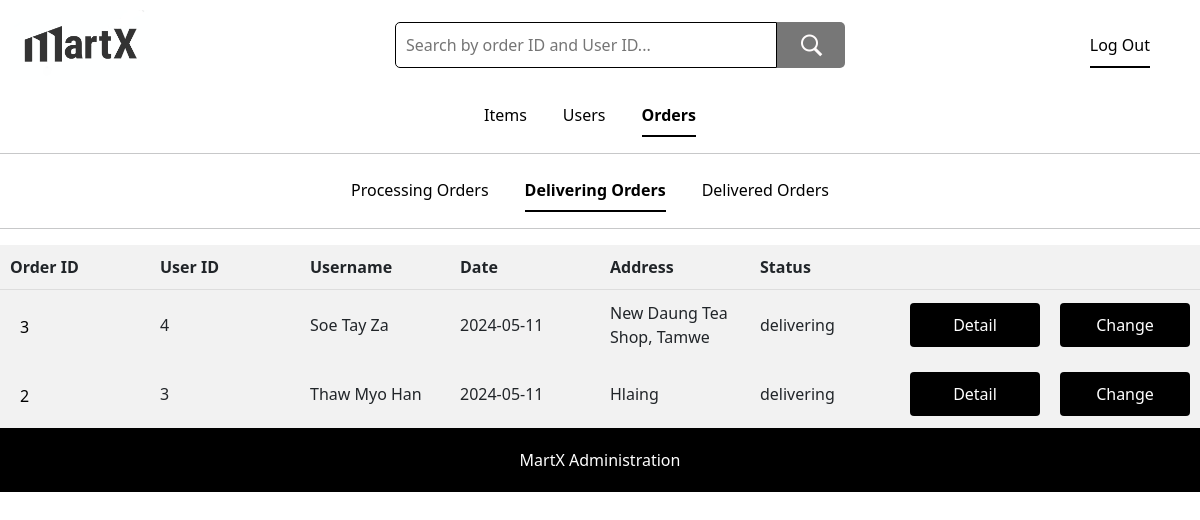
/Admin-Orders/Delivering.php (signed in), run on the app's committed database.
### tables this page shows
CREATE TABLE `orders` (
  `orderID` int(11) NOT NULL,
  `UserID` int(11) NOT NULL,
  `orderStatus` varchar(30) NOT NULL DEFAULT 'processing',
  `orderDate` date NOT NULL,
  `deliverAddress` varchar(255) NOT NULL
);

CREATE TABLE `user` (
  `UserID` int(11) NOT NULL,
  `Username` varchar(50) NOT NULL,
  `Phone` varchar(15) NOT NULL,
  `Email` varchar(255) NOT NULL,
  `Address` varchar(255) NOT NULL,
  `DOB` date NOT NULL,
  `Password` varchar(255) NOT NULL,
  `blockStatus` int(1) NOT NULL DEFAULT 0
);

### Admin-Orders/Delivering.php (the view, shortened to what this page needs)
<!DOCTYPE html>
<html lang="en">
<head>
    <link href="https://cdn.jsdelivr.net/npm/bootstrap@5.3.3/dist/css/bootstrap.min.css" rel="stylesheet">
    <link href="AdminOrder.css" rel="stylesheet">
</head>
<body>
    <div class="top">
        <img src="../Image/pic.png" alt="MartX" height="70px" width="140px">
        <div>
            <form class="search-form" action="Search.php">
                <input type="text" id="search" name="search" placeholder="Search by order ID and User ID...">
                <button type="submit"><img src="../Image/search.png" height="25px" width="25px"></button>
            </form>
        </div>
        <div class="login">
            <a href = "../Main/destroy_session.php">Log Out</a>
        </div>
    </div>
    <ul class="nav nav-underline">
        <li class="nav-item">
            <a class="nav-link" href="../Admin-Items/ViewItemsHomeAppliances.php">Items</a>
        </li>
        <li class="nav-item">
            <a class="nav-link" href="../Admin-Users/ViewRegisteredUsers.php">Users</a>
        </li>
        <li class="nav-item">
            <a class="nav-link active" href="#">Orders</a>
        </li>
    </ul>
    <hr>
    <ul class="nav nav-underline">
        <li class="nav-item">
            <a class="nav-link" href="Processing.php">Processing Orders</a>
        </li>
        <li class="nav-item">
            <a class="nav-link active" href="#">Delivering Orders</a>
        </li>
        <li class="nav-item">
            <a class="nav-link" href="Delivered.php">Delivered Orders</a>
        </li>
    </ul>
    <hr>
    <?php
    $host = "localhost";
    $user = "root";
    $passwd = "";
    $database = "martx";
    $orderdb = "orders";
    $userdb = "user";
    $con = mysqli_connect($host,$user,$passwd,$database) or die("Could not connect to database");
    $orderQUERY = "select * from $orderdb where orderStatus = 'delivering' ORDER BY orderID DESC";
    $orderRESULT = mysqli_query($con, $orderQUERY);
    if($orderRESULT){
        $row_count = mysqli_num_rows($orderRESULT);
        if ($row_count > 0) {
            echo "<table border=0>";
            echo "<th>Order ID<th>User ID<th>Username<th>Date<th>Address<th>Status<th><th>";
            while($orderROW = mysqli_fetch_array($orderRESULT, MYSQLI_ASSOC)){
                $OrderID = $orderROW['orderID'];
                $UserID = $orderROW['UserID'];
                $orderSTATUS = $orderROW['orderStatus'];
                $orderDATE = $orderROW['orderDate'];
                $orderADDRESS = $orderROW['deliverAddress'];
                $userQUERY = "SELECT Username FROM $userdb WHERE UserID = '".$UserID."'";
                $userRESULT = mysqli_query($con, $userQUERY);
                if($userRESULT){
                    $userROW = mysqli_fetch_array($userRESULT, MYSQLI_ASSOC);
                    $Username = $userROW['Username'];
                }
                echo "<tr>";
                echo "<form method='POST'>";
                echo "<td><input type='text' name='ID' readonly style='border: none; background-color: transparent;' value='$OrderID'></td>";
                echo "<td>$UserID</td>";
                echo "<td>$Username</td>";
                echo "<td>$orderDATE</td>";
                echo "<td>$orderADDRESS</td>";
                echo "<td>$orderSTATUS</td>";
                echo "<td><button type='button' name='detail' id='detail'>Detail</button></td>";
                echo "<td><button type='button' name='change' onclick='showModal($OrderID)'>Change</button></td>";
                echo "</form>";
                echo "</tr>";
            }
            echo "</table>";
        }else{
            echo "<div class='no-data-found'>No data found!</div>";
        }
    }
    ?>
    <footer>
        <p>MartX Administration</p>
    </footer>
</body>
</html>

### Admin-Orders/AdminOrder.css (style rules this page uses)
.top { display: flex; justify-content: space-between; align-items: center; padding: 10px 10px; }
.login a { margin-right: 40px; text-decoration: none; color: #000; padding: 10px 0; border-bottom: 2px solid black; }
.search-form { display: flex; width: 450px; }
.search-form input[type="text"] { padding: 10px; border: 0.5px solid #000; border-radius: 5px 0 0 5px; margin: 0; width: 85%; }
.search-form button { background-color: #777; color: #000; border: none; border-radius: 0 5px 5px 0; cursor: pointer; width: auto; height: auto; padding: 10px 20px; width: 15%; }
footer { background-color: #000; color: #fff; position: relative; bottom: 0; width: 100%; padding: 15px 0; }
footer p { margin: 5px 0; text-align: center; }
.nav.nav-underline { display: flex; justify-content: center; margin-top: 5px; }
.nav-item a { color: #000; margin-right: 20px; }
button { background-color: black; color: #fff; padding: 10px; border: none; border-radius: 4px; cursor: pointer; width: 100%; }
table { width: 100%; border-collapse: collapse; table-layout: fixed; }
th, td { padding: 10px; text-align: left; border-bottom: 1px solid #ddd; white-space: pre-wrap; word-wrap: break-word; }
th { background-color: #f2f2f2; }
tr:nth-child(even) { background-color: #f2f2f2; }
input { width: 100%; padding: 10px; box-sizing: border-box; border: 1px solid #ccc; border-radius: 4px; margin-top: 5px; }
.order_detail th, td { padding: 10px; text-align: left; border-bottom: none; white-space: pre-wrap; word-wrap: break-word; }

### data on the page
orders: ID "3", UserID "4", UserID.Username "Soe Tay Za", orderDate "2024-05-11", deliverAddress "New Daung Tea Shop, Tamwe", orderStatus "delivering"
orders: ID "2", UserID "3", UserID.Username "Thaw Myo Han", orderDate "2024-05-11", deliverAddress "Hlaing", orderStatus "delivering"
